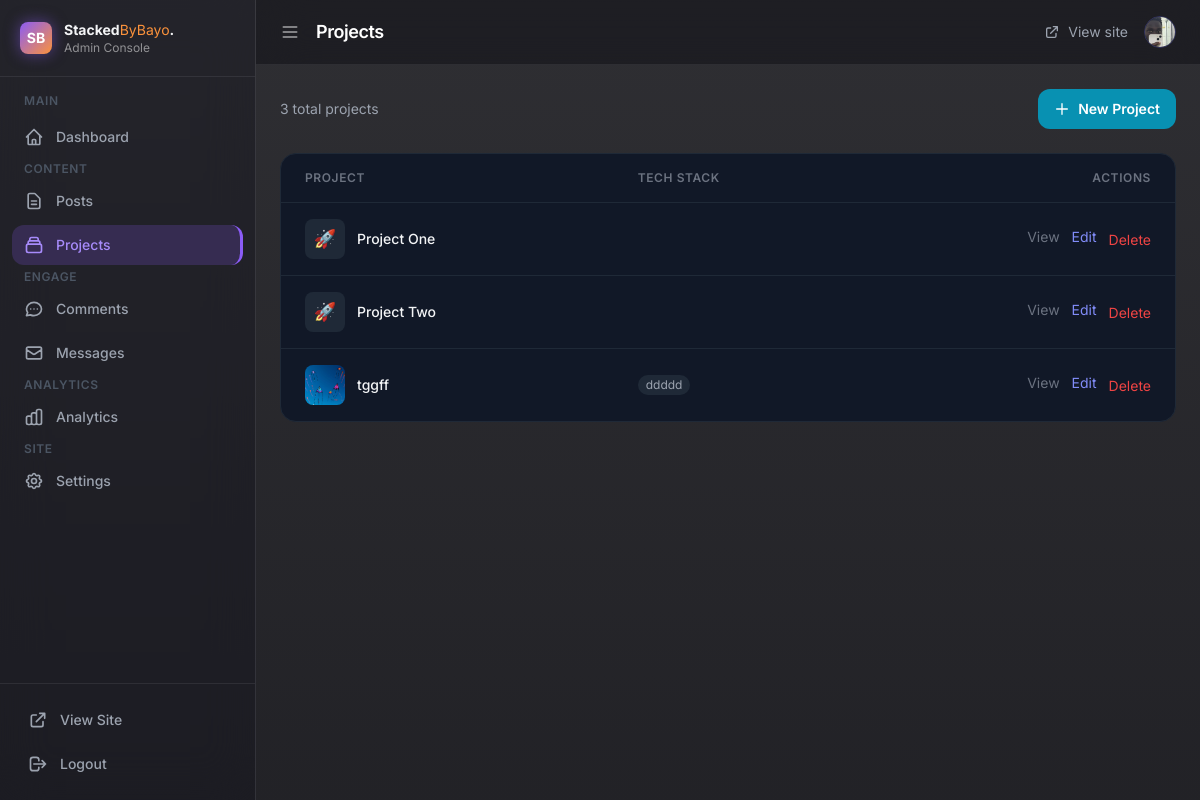
/admin/projects (signed in), run on the app's committed database.
### app/models.py (models this page shows)
class Project(db.Model):
    id = db.Column(db.Integer, primary_key=True)
    title = db.Column(db.String(200), nullable=False)
    description = db.Column(db.Text, nullable=False)
    url = db.Column(db.String(300))
    tech_stack = db.Column(db.String(300))
    image = db.Column(db.String(300))
    comments = db.relationship('Comment', backref='project', lazy=True)

### app/__init__.py (the view)
    @app.route("/admin/projects")
    def admin_projects():
        if not session.get("admin"):
            return redirect(url_for("admin_login"))
        projects = Project.query.all()
        return render_template("admin_projects.html", projects=projects, **admin_context())

### app/templates/admin_projects.html (shortened to what this page needs)
{% extends "admin_base.html" %}
{% block page_title %}Projects{% endblock %}
{% block content %}
    <div class="flex justify-between items-center mb-6">
        <p class="text-gray-400 text-sm">{{ projects|length }} total projects</p>
        <a href="/admin/project/new"
            class="flex items-center gap-2 bg-cyan-600 hover:bg-cyan-500 text-white text-sm font-semibold px-4 py-2.5 rounded-xl transition">
            <svg class="w-4 h-4" fill="none" viewBox="0 0 24 24" stroke="currentColor">
                <path stroke-linecap="round" stroke-linejoin="round" stroke-width="2" d="M12 4v16m8-8H4"/>
            </svg>
            New Project
        </a>
    </div>
    <div class="bg-gray-900 border border-gray-800 rounded-2xl overflow-hidden">
        <table class="w-full">
            <thead>
                <tr class="border-b border-gray-800">
                    <th class="text-left text-xs font-semibold text-gray-500 uppercase tracking-wider px-6 py-4">Project</th>
                    <th class="text-left text-xs font-semibold text-gray-500 uppercase tracking-wider px-6 py-4 hidden md:table-cell">Tech Stack</th>
                    <th class="text-right text-xs font-semibold text-gray-500 uppercase tracking-wider px-6 py-4">Actions</th>
                </tr>
            </thead>
            <tbody class="divide-y divide-gray-800">
                {% for project in projects %}
                <tr class="hover:bg-gray-800/50 transition">
                    <td class="px-6 py-4">
                        <div class="flex items-center gap-3">
                            {% if project.image %}
                            <img src="/static/uploads/{{ project.image }}" class="w-10 h-10 rounded-lg object-cover">
                            {% else %}
                            <div class="w-10 h-10 bg-gray-800 rounded-lg flex items-center justify-center text-lg">🚀</div>
                            {% endif %}
                            <p class="font-medium text-sm">{{ project.title }}</p>
                        </div>
                    </td>
                    <td class="px-6 py-4 hidden md:table-cell">
                        <div class="flex flex-wrap gap-1">
                            {% if project.tech_stack %}
                            {% for tech in project.tech_stack.split(',')[:3] %}
                            <span class="bg-gray-800 text-gray-400 text-xs px-2 py-0.5 rounded-full">{{ tech.strip() }}</span>
                            {% endfor %}
                            {% endif %}
                        </div>
                    </td>
                    <td class="px-6 py-4">
                        <div class="flex justify-end gap-3">
                            <a href="/projects/{{ project.id }}" target="_blank"
                                class="text-gray-500 hover:text-gray-300 text-sm transition">View</a>
                            <a href="/admin/project/{{ project.id }}/edit"
                                class="text-indigo-400 hover:text-indigo-300 text-sm transition">Edit</a>
                            <form method="POST" action="/admin/project/{{ project.id }}/delete" class="inline">
                                <button type="submit" onclick="return confirm('Delete this project?')"
                                    class="text-red-500 hover:text-red-400 text-sm transition">Delete</button>
                            </form>
                        </div>
                    </td>
                </tr>
                {% else %}
                <tr>
                    <td colspan="3" class="px-6 py-12 text-center text-gray-600">No projects yet.</td>
                </tr>
                {% endfor %}
            </tbody>
        </table>
    </div>
{% endblock %}

### app/templates/admin_base.html (style rules this page uses)
body { font-family: 'Inter', sans-serif; background: linear-gradient(rgba(10,10,15,0.85), rgba(10,10,15,0.9)), url('https://images.unsplash.com/photo-1618005182384-a83a8bd57fbe?q=50&w=1200&auto=format&fit=crop') center/cover fixed; color: #f1f5f9; }

### data on the page
Project: title "Project One"
Project: title "Project Two"
Project: image (picture), title "tggff", strip "ddddd"

### other printed values
{{ projects|length }} "3"
